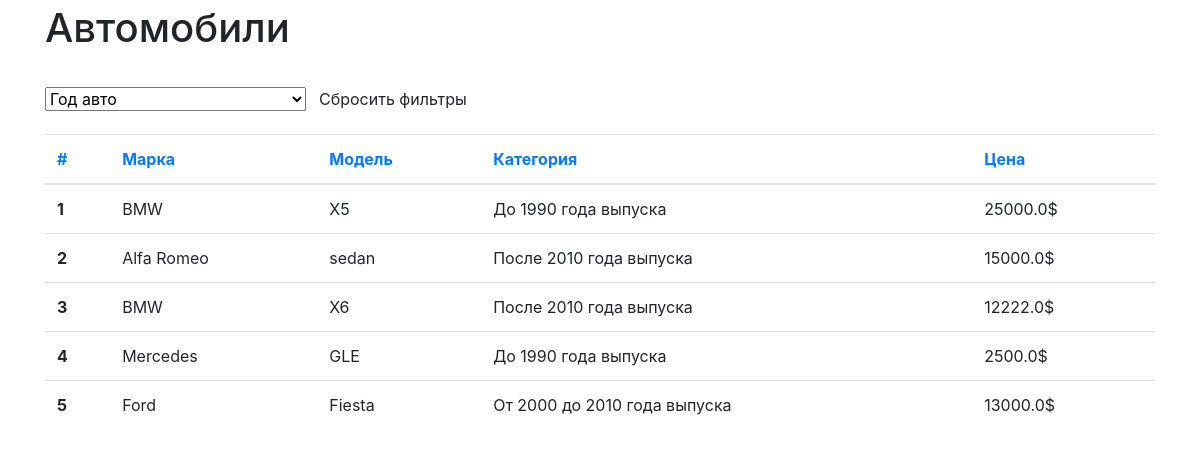
The page / on the database its author committed.
### cars/models.py (models this page shows, shortened)
class Car(models.Model):
    brand = models.ForeignKey(CarBrand, on_delete=models.CASCADE)
    model = models.ForeignKey(CarModel, on_delete=models.CASCADE)
    owner = models.CharField(max_length=100)
    price = models.FloatField()
    year = models.IntegerField()
    category = models.ForeignKey(Category, on_delete=models.CASCADE, blank=True, null=True)

class CarBrand(models.Model):
    name = models.CharField(max_length=50)
    def __str__(self):
        return self.name

class CarModel(models.Model):
    name = models.CharField(max_length=50)
    def __str__(self):
        return self.name

class Category(models.Model):
    name = models.CharField(max_length=50)
    def __str__(self):
        return self.name

### cars/views.py (the view)
# urls.py: path('',car_list,name='cars_list'),
def car_list(request):
    cars = Car.objects
    categories = Category.objects.all()
    order = request.GET.get("order", '')
    choosen_category = request.GET.get('category','')
    if choosen_category:
        cars = cars.filter(category=choosen_category)
    if order:
        if order == "brand":
            cars = cars.order_by(Lower("brand__name"))
        elif order == "model":
            cars = cars.order_by(Lower("model__name"))
        elif order == "price":
            cars = cars.order_by("price")
        elif order == "category":
            cars = cars.order_by("category")
    else:
        cars = cars.all()
    context = {
        'cars':cars,
        'categories':categories,
        'choosen_category':choosen_category,
    }
    return render(request,"car_list.html",context)

### templates/car_list.html (shortened to what this page needs)
<!DOCTYPE html>
<html lang="en">
<head>
    <link rel="stylesheet" href="https://stackpath.bootstrapcdn.com/bootstrap/4.2.1/css/bootstrap.min.css">
</head>
<body class="container">
<h1 class="py-1">Автомобили</h1>
<form class="form-inline my-lg-0 py-3" method="GET">
    <select name="category" id="" onchange="this.form.submit();">
        <option value="" disabled selected >Год авто</option>
    </select>
    <a class="btn " href="/">Сбросить фильтры</a>
    </form>
{% if cars %}
    <table class="table">
  <thead>
    <tr>
        <th scope="col"><a href="/{% if choosen_category %}?category={{ choosen_category }} {% endif %}">#</a></th>
        <th scope="col"><a href="/?order=brand{% if choosen_category %}&category={{ choosen_category }} {% endif %}">Марка</a></th>
        <th scope="col"><a href="/?order=model{% if choosen_category %}&category={{ choosen_category }} {% endif %}">Модель</a></th>
        <th scope="col"><a href="/?order=category{% if choosen_category %}&category={{ choosen_category }} {% endif %}">Категория</a></th>
        <th scope="col"><a href="/?order=price{% if choosen_category %}&category={{ choosen_category }} {% endif %}">Цена</a></th>
    </tr>
  </thead>
  <tbody>
    {% for car in cars %}
    <tr>
      <th scope="row">{{ car.id }}</th>
      <td>{{ car.brand }}</td>
      <td>{{ car.model }}</td>
      <td>{{ car.category }}</td>
      <td>{{ car.price }}$</td>
    </tr>
  {% endfor %}
  </tbody>
</table>
{% else %}
    <strong>Еще нет таких авто</strong>
{% endif %}
</body>
</html>

### rows shown on the page
Car: id "1", brand "BMW", model "X5", category "До 1990 года выпуска", price "25000.0"
Car: id "2", brand "Alfa Romeo", model "sedan", category "После 2010 года выпуска", price "15000.0"
Car: id "3", brand "BMW", model "X6", category "После 2010 года выпуска", price "12222.0"
Car: id "4", brand "Mercedes", model "GLE", category "До 1990 года выпуска", price "2500.0"
Car: id "5", brand "Ford", model "Fiesta", category "От 2000 до 2010 года выпуска", price "13000.0"
